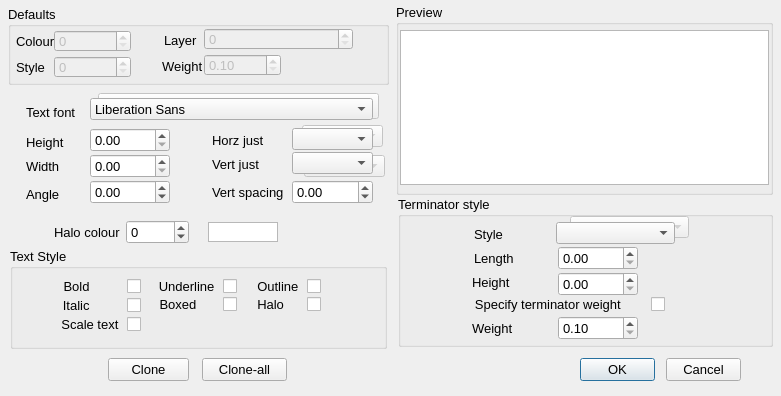
<?xml version="1.0" encoding="UTF-8"?>
<ui version="4.0">
 <class>Leader_Dialog</class>
 <widget class="QDialog" name="Leader_Dialog">
  <property name="geometry">
   <rect>
    <x>0</x>
    <y>0</y>
    <width>781</width>
    <height>396</height>
   </rect>
  </property>
  <property name="sizePolicy">
   <sizepolicy hsizetype="Preferred" vsizetype="Preferred">
    <horstretch>0</horstretch>
    <verstretch>0</verstretch>
   </sizepolicy>
  </property>
  <property name="minimumSize">
   <size>
    <width>781</width>
    <height>396</height>
   </size>
  </property>
  <property name="maximumSize">
   <size>
    <width>781</width>
    <height>396</height>
   </size>
  </property>
  <property name="font">
   <font>
    <pointsize>10</pointsize>
   </font>
  </property>
  <property name="windowTitle">
   <string>Leader options</string>
  </property>
  <widget class="QPushButton" name="_2">
   <property name="geometry">
    <rect>
     <x>666</x>
     <y>358</y>
     <width>75</width>
     <height>23</height>
    </rect>
   </property>
   <property name="font">
    <font>
     <family>Arial</family>
     <pointsize>10</pointsize>
    </font>
   </property>
   <property name="text">
    <string>Cancel</string>
   </property>
   <property name="autoDefault">
    <bool>false</bool>
   </property>
  </widget>
  <widget class="QPushButton" name="_1">
   <property name="geometry">
    <rect>
     <x>580</x>
     <y>358</y>
     <width>75</width>
     <height>23</height>
    </rect>
   </property>
   <property name="font">
    <font>
     <family>Arial</family>
     <pointsize>10</pointsize>
    </font>
   </property>
   <property name="text">
    <string>OK</string>
   </property>
   <property name="default">
    <bool>true</bool>
   </property>
  </widget>
  <widget class="QPushButton" name="_122">
   <property name="enabled">
    <bool>true</bool>
   </property>
   <property name="geometry">
    <rect>
     <x>108</x>
     <y>358</y>
     <width>81</width>
     <height>23</height>
    </rect>
   </property>
   <property name="font">
    <font>
     <family>Arial</family>
     <pointsize>10</pointsize>
    </font>
   </property>
   <property name="text">
    <string>Clone</string>
   </property>
  </widget>
  <widget class="QPushButton" name="_123">
   <property name="enabled">
    <bool>true</bool>
   </property>
   <property name="geometry">
    <rect>
     <x>202</x>
     <y>358</y>
     <width>85</width>
     <height>23</height>
    </rect>
   </property>
   <property name="font">
    <font>
     <family>Arial</family>
     <pointsize>10</pointsize>
    </font>
   </property>
   <property name="text">
    <string>Clone-all</string>
   </property>
  </widget>
  <widget class="QPushButton" name="_1004">
   <property name="geometry">
    <rect>
     <x>292</x>
     <y>220</y>
     <width>24</width>
     <height>24</height>
    </rect>
   </property>
   <property name="font">
    <font>
     <family>Arial</family>
     <pointsize>10</pointsize>
    </font>
   </property>
   <property name="mouseTracking">
    <bool>false</bool>
   </property>
   <property name="toolTip">
    <string>Select Colour</string>
   </property>
   <property name="text">
    <string/>
   </property>
   <property name="icon">
    <iconset resource="../RealCAD.qrc">
     <normaloff>:/images/PROPERTIES-colours.svg</normaloff>:/images/PROPERTIES-colours.svg</iconset>
   </property>
   <property name="iconSize">
    <size>
     <width>20</width>
     <height>20</height>
    </size>
   </property>
   <property name="autoDefault">
    <bool>false</bool>
   </property>
   <property name="flat">
    <bool>true</bool>
   </property>
  </widget>
  <widget class="QComboBox" name="_104">
   <property name="geometry">
    <rect>
     <x>292</x>
     <y>128</y>
     <width>81</width>
     <height>22</height>
    </rect>
   </property>
   <property name="font">
    <font>
     <family>Arial</family>
     <pointsize>10</pointsize>
    </font>
   </property>
  </widget>
  <widget class="QGroupBox" name="groupBox">
   <property name="geometry">
    <rect>
     <x>398</x>
     <y>196</y>
     <width>375</width>
     <height>151</height>
    </rect>
   </property>
   <property name="font">
    <font>
     <family>Arial</family>
     <pointsize>10</pointsize>
    </font>
   </property>
   <property name="title">
    <string>Terminator style</string>
   </property>
   <widget class="QComboBox" name="_117">
    <property name="geometry">
     <rect>
      <x>158</x>
      <y>26</y>
      <width>119</width>
      <height>22</height>
     </rect>
    </property>
    <property name="font">
     <font>
      <family>Arial</family>
      <pointsize>10</pointsize>
     </font>
    </property>
   </widget>
   <widget class="QLabel" name="label_11">
    <property name="geometry">
     <rect>
      <x>76</x>
      <y>28</y>
      <width>77</width>
      <height>21</height>
     </rect>
    </property>
    <property name="font">
     <font>
      <family>Arial</family>
      <pointsize>10</pointsize>
     </font>
    </property>
    <property name="text">
     <string>Style</string>
    </property>
   </widget>
   <widget class="QLabel" name="label_12">
    <property name="geometry">
     <rect>
      <x>76</x>
      <y>52</y>
      <width>81</width>
      <height>21</height>
     </rect>
    </property>
    <property name="font">
     <font>
      <family>Arial</family>
      <pointsize>10</pointsize>
     </font>
    </property>
    <property name="text">
     <string>Length</string>
    </property>
   </widget>
   <widget class="QLabel" name="label_13">
    <property name="geometry">
     <rect>
      <x>74</x>
      <y>76</y>
      <width>81</width>
      <height>21</height>
     </rect>
    </property>
    <property name="font">
     <font>
      <family>Arial</family>
      <pointsize>10</pointsize>
     </font>
    </property>
    <property name="text">
     <string>Height</string>
    </property>
   </widget>
   <widget class="QCheckBox" name="_119">
    <property name="enabled">
     <bool>true</bool>
    </property>
    <property name="geometry">
     <rect>
      <x>68</x>
      <y>98</y>
      <width>199</width>
      <height>21</height>
     </rect>
    </property>
    <property name="font">
     <font>
      <family>Arial</family>
      <pointsize>10</pointsize>
     </font>
    </property>
    <property name="layoutDirection">
     <enum>Qt::RightToLeft</enum>
    </property>
    <property name="text">
     <string>Specify terminator weight       </string>
    </property>
    <property name="checkable">
     <bool>true</bool>
    </property>
    <property name="checked">
     <bool>false</bool>
    </property>
    <property name="tristate">
     <bool>false</bool>
    </property>
   </widget>
   <widget class="QLabel" name="label_14">
    <property name="geometry">
     <rect>
      <x>74</x>
      <y>122</y>
      <width>81</width>
      <height>21</height>
     </rect>
    </property>
    <property name="font">
     <font>
      <family>Arial</family>
      <pointsize>10</pointsize>
     </font>
    </property>
    <property name="text">
     <string>Weight</string>
    </property>
   </widget>
   <widget class="RCDoubleSpinBox" name="_118">
    <property name="geometry">
     <rect>
      <x>160</x>
      <y>50</y>
      <width>80</width>
      <height>24</height>
     </rect>
    </property>
    <property name="font">
     <font>
      <family>Arial</family>
      <pointsize>10</pointsize>
     </font>
    </property>
    <property name="maximum">
     <double>100000000.000000000000000</double>
    </property>
   </widget>
   <widget class="RCDoubleSpinBox" name="_120">
    <property name="geometry">
     <rect>
      <x>160</x>
      <y>76</y>
      <width>80</width>
      <height>24</height>
     </rect>
    </property>
    <property name="font">
     <font>
      <family>Arial</family>
      <pointsize>10</pointsize>
     </font>
    </property>
    <property name="maximum">
     <double>100000000.000000000000000</double>
    </property>
   </widget>
   <widget class="WeightSpinBox" name="_124">
    <property name="geometry">
     <rect>
      <x>160</x>
      <y>120</y>
      <width>80</width>
      <height>24</height>
     </rect>
    </property>
    <property name="font">
     <font>
      <family>Arial</family>
      <pointsize>10</pointsize>
     </font>
    </property>
    <property name="minimum">
     <double>0.100000000000000</double>
    </property>
    <property name="maximum">
     <double>3.000000000000000</double>
    </property>
    <property name="singleStep">
     <double>0.100000000000000</double>
    </property>
   </widget>
   <widget class="QPushButton" name="_1005">
    <property name="geometry">
     <rect>
      <x>244</x>
      <y>122</y>
      <width>24</width>
      <height>24</height>
     </rect>
    </property>
    <property name="font">
     <font>
      <family>Arial</family>
      <pointsize>10</pointsize>
     </font>
    </property>
    <property name="toolTip">
     <string>Select Weight</string>
    </property>
    <property name="statusTip">
     <string/>
    </property>
    <property name="text">
     <string/>
    </property>
    <property name="icon">
     <iconset resource="../RealCAD.qrc">
      <normaloff>:/images/PROPERTIES-weights.svg</normaloff>:/images/PROPERTIES-weights.svg</iconset>
    </property>
    <property name="iconSize">
     <size>
      <width>20</width>
      <height>20</height>
     </size>
    </property>
    <property name="autoDefault">
     <bool>false</bool>
    </property>
    <property name="flat">
     <bool>true</bool>
    </property>
   </widget>
   <widget class="QComboBox" name="_217">
    <property name="enabled">
     <bool>false</bool>
    </property>
    <property name="geometry">
     <rect>
      <x>172</x>
      <y>20</y>
      <width>119</width>
      <height>22</height>
     </rect>
    </property>
    <property name="font">
     <font>
      <family>Arial</family>
      <pointsize>10</pointsize>
     </font>
    </property>
   </widget>
   <zorder>_217</zorder>
   <zorder>_117</zorder>
   <zorder>label_11</zorder>
   <zorder>label_12</zorder>
   <zorder>label_13</zorder>
   <zorder>_119</zorder>
   <zorder>label_14</zorder>
   <zorder>_118</zorder>
   <zorder>_120</zorder>
   <zorder>_124</zorder>
   <zorder>_1005</zorder>
  </widget>
  <widget class="QLabel" name="label_3">
   <property name="geometry">
    <rect>
     <x>26</x>
     <y>132</y>
     <width>46</width>
     <height>21</height>
    </rect>
   </property>
   <property name="font">
    <font>
     <family>Arial</family>
     <pointsize>10</pointsize>
    </font>
   </property>
   <property name="text">
    <string>Height</string>
   </property>
  </widget>
  <widget class="QGroupBox" name="groupBox_4">
   <property name="geometry">
    <rect>
     <x>10</x>
     <y>248</y>
     <width>377</width>
     <height>101</height>
    </rect>
   </property>
   <property name="font">
    <font>
     <family>Arial</family>
     <pointsize>10</pointsize>
    </font>
   </property>
   <property name="title">
    <string>Text Style</string>
   </property>
   <widget class="QCheckBox" name="_110">
    <property name="geometry">
     <rect>
      <x>48</x>
      <y>28</y>
      <width>83</width>
      <height>20</height>
     </rect>
    </property>
    <property name="font">
     <font>
      <family>Arial</family>
      <pointsize>10</pointsize>
     </font>
    </property>
    <property name="layoutDirection">
     <enum>Qt::RightToLeft</enum>
    </property>
    <property name="text">
     <string>Bold         </string>
    </property>
   </widget>
   <widget class="QCheckBox" name="_111">
    <property name="geometry">
     <rect>
      <x>144</x>
      <y>28</y>
      <width>83</width>
      <height>20</height>
     </rect>
    </property>
    <property name="font">
     <font>
      <family>Arial</family>
      <pointsize>10</pointsize>
     </font>
    </property>
    <property name="layoutDirection">
     <enum>Qt::RightToLeft</enum>
    </property>
    <property name="text">
     <string>Underline </string>
    </property>
   </widget>
   <widget class="QCheckBox" name="_112">
    <property name="geometry">
     <rect>
      <x>242</x>
      <y>28</y>
      <width>69</width>
      <height>20</height>
     </rect>
    </property>
    <property name="font">
     <font>
      <family>Arial</family>
      <pointsize>10</pointsize>
     </font>
    </property>
    <property name="layoutDirection">
     <enum>Qt::RightToLeft</enum>
    </property>
    <property name="text">
     <string>Outline </string>
    </property>
   </widget>
   <widget class="QCheckBox" name="_114">
    <property name="geometry">
     <rect>
      <x>48</x>
      <y>47</y>
      <width>83</width>
      <height>20</height>
     </rect>
    </property>
    <property name="font">
     <font>
      <family>Arial</family>
      <pointsize>10</pointsize>
     </font>
    </property>
    <property name="layoutDirection">
     <enum>Qt::RightToLeft</enum>
    </property>
    <property name="text">
     <string>Italic         </string>
    </property>
   </widget>
   <widget class="QCheckBox" name="_115">
    <property name="geometry">
     <rect>
      <x>144</x>
      <y>46</y>
      <width>83</width>
      <height>20</height>
     </rect>
    </property>
    <property name="font">
     <font>
      <family>Arial</family>
      <pointsize>10</pointsize>
     </font>
    </property>
    <property name="layoutDirection">
     <enum>Qt::RightToLeft</enum>
    </property>
    <property name="text">
     <string>Boxed      </string>
    </property>
   </widget>
   <widget class="QCheckBox" name="_116">
    <property name="geometry">
     <rect>
      <x>242</x>
      <y>46</y>
      <width>69</width>
      <height>20</height>
     </rect>
    </property>
    <property name="font">
     <font>
      <family>Arial</family>
      <pointsize>10</pointsize>
     </font>
    </property>
    <property name="layoutDirection">
     <enum>Qt::RightToLeft</enum>
    </property>
    <property name="text">
     <string>Halo     </string>
    </property>
   </widget>
   <widget class="QCheckBox" name="_121">
    <property name="geometry">
     <rect>
      <x>48</x>
      <y>66</y>
      <width>83</width>
      <height>20</height>
     </rect>
    </property>
    <property name="font">
     <font>
      <family>Arial</family>
      <pointsize>10</pointsize>
     </font>
    </property>
    <property name="layoutDirection">
     <enum>Qt::RightToLeft</enum>
    </property>
    <property name="text">
     <string>Scale text </string>
    </property>
   </widget>
  </widget>
  <widget class="RCDoubleSpinBox" name="_105">
   <property name="geometry">
    <rect>
     <x>90</x>
     <y>128</y>
     <width>80</width>
     <height>24</height>
    </rect>
   </property>
   <property name="font">
    <font>
     <family>Arial</family>
     <pointsize>10</pointsize>
    </font>
   </property>
   <property name="maximum">
    <double>100000000.000000000000000</double>
   </property>
  </widget>
  <widget class="QGroupBox" name="groupBox_3">
   <property name="geometry">
    <rect>
     <x>8</x>
     <y>6</y>
     <width>381</width>
     <height>79</height>
    </rect>
   </property>
   <property name="font">
    <font>
     <family>Arial</family>
     <pointsize>10</pointsize>
    </font>
   </property>
   <property name="title">
    <string>Defaults</string>
   </property>
   <widget class="QPushButton" name="_1002">
    <property name="enabled">
     <bool>false</bool>
    </property>
    <property name="geometry">
     <rect>
      <x>124</x>
      <y>49</y>
      <width>24</width>
      <height>24</height>
     </rect>
    </property>
    <property name="font">
     <font>
      <family>Arial</family>
      <pointsize>10</pointsize>
     </font>
    </property>
    <property name="toolTip">
     <string>Select Style</string>
    </property>
    <property name="statusTip">
     <string/>
    </property>
    <property name="text">
     <string/>
    </property>
    <property name="icon">
     <iconset resource="../RealCAD.qrc">
      <normaloff>:/images/PROPERTIES-styles.svg</normaloff>:/images/PROPERTIES-styles.svg</iconset>
    </property>
    <property name="iconSize">
     <size>
      <width>20</width>
      <height>20</height>
     </size>
    </property>
    <property name="autoDefault">
     <bool>false</bool>
    </property>
    <property name="flat">
     <bool>true</bool>
    </property>
   </widget>
   <widget class="QLabel" name="label_103">
    <property name="geometry">
     <rect>
      <x>154</x>
      <y>50</y>
      <width>41</width>
      <height>20</height>
     </rect>
    </property>
    <property name="font">
     <font>
      <family>Arial</family>
      <pointsize>10</pointsize>
     </font>
    </property>
    <property name="text">
     <string>Weight</string>
    </property>
   </widget>
   <widget class="QPushButton" name="_1001">
    <property name="enabled">
     <bool>false</bool>
    </property>
    <property name="geometry">
     <rect>
      <x>346</x>
      <y>22</y>
      <width>24</width>
      <height>24</height>
     </rect>
    </property>
    <property name="font">
     <font>
      <family>Arial</family>
      <pointsize>10</pointsize>
     </font>
    </property>
    <property name="toolTip">
     <string>Select Layer</string>
    </property>
    <property name="statusTip">
     <string/>
    </property>
    <property name="text">
     <string/>
    </property>
    <property name="icon">
     <iconset resource="../RealCAD.qrc">
      <normaloff>:/images/PROPERTIES-layers.svg</normaloff>:/images/PROPERTIES-layers.svg</iconset>
    </property>
    <property name="iconSize">
     <size>
      <width>20</width>
      <height>20</height>
     </size>
    </property>
    <property name="autoDefault">
     <bool>false</bool>
    </property>
    <property name="flat">
     <bool>true</bool>
    </property>
   </widget>
   <widget class="QSpinBox" name="_102">
    <property name="enabled">
     <bool>false</bool>
    </property>
    <property name="geometry">
     <rect>
      <x>46</x>
      <y>50</y>
      <width>77</width>
      <height>22</height>
     </rect>
    </property>
    <property name="font">
     <font>
      <family>Arial</family>
      <pointsize>10</pointsize>
     </font>
    </property>
    <property name="maximum">
     <number>255</number>
    </property>
   </widget>
   <widget class="QLabel" name="label_100">
    <property name="geometry">
     <rect>
      <x>8</x>
      <y>25</y>
      <width>41</width>
      <height>20</height>
     </rect>
    </property>
    <property name="font">
     <font>
      <family>Arial</family>
      <pointsize>10</pointsize>
     </font>
    </property>
    <property name="text">
     <string>Colour</string>
    </property>
   </widget>
   <widget class="QLabel" name="label_102">
    <property name="geometry">
     <rect>
      <x>8</x>
      <y>51</y>
      <width>39</width>
      <height>20</height>
     </rect>
    </property>
    <property name="font">
     <font>
      <family>Arial</family>
      <pointsize>10</pointsize>
     </font>
    </property>
    <property name="text">
     <string>Style</string>
    </property>
   </widget>
   <widget class="QPushButton" name="_1000">
    <property name="enabled">
     <bool>false</bool>
    </property>
    <property name="geometry">
     <rect>
      <x>124</x>
      <y>23</y>
      <width>24</width>
      <height>24</height>
     </rect>
    </property>
    <property name="font">
     <font>
      <family>Arial</family>
      <pointsize>10</pointsize>
     </font>
    </property>
    <property name="toolTip">
     <string>Select Colour</string>
    </property>
    <property name="text">
     <string/>
    </property>
    <property name="icon">
     <iconset resource="../RealCAD.qrc">
      <normaloff>:/images/PROPERTIES-colours.svg</normaloff>:/images/PROPERTIES-colours.svg</iconset>
    </property>
    <property name="iconSize">
     <size>
      <width>20</width>
      <height>20</height>
     </size>
    </property>
    <property name="autoDefault">
     <bool>false</bool>
    </property>
    <property name="flat">
     <bool>true</bool>
    </property>
   </widget>
   <widget class="QSpinBox" name="_100">
    <property name="enabled">
     <bool>false</bool>
    </property>
    <property name="geometry">
     <rect>
      <x>46</x>
      <y>24</y>
      <width>77</width>
      <height>22</height>
     </rect>
    </property>
    <property name="font">
     <font>
      <family>Arial</family>
      <pointsize>10</pointsize>
     </font>
    </property>
    <property name="specialValueText">
     <string/>
    </property>
    <property name="maximum">
     <number>255</number>
    </property>
   </widget>
   <widget class="WeightSpinBox" name="_103">
    <property name="enabled">
     <bool>false</bool>
    </property>
    <property name="geometry">
     <rect>
      <x>196</x>
      <y>48</y>
      <width>77</width>
      <height>22</height>
     </rect>
    </property>
    <property name="font">
     <font>
      <family>Arial</family>
      <pointsize>10</pointsize>
     </font>
    </property>
    <property name="specialValueText">
     <string/>
    </property>
    <property name="minimum">
     <double>0.100000000000000</double>
    </property>
    <property name="maximum">
     <double>3.000000000000000</double>
    </property>
    <property name="singleStep">
     <double>0.100000000000000</double>
    </property>
   </widget>
   <widget class="LayerSpinBox" name="_101">
    <property name="enabled">
     <bool>false</bool>
    </property>
    <property name="geometry">
     <rect>
      <x>196</x>
      <y>22</y>
      <width>149</width>
      <height>22</height>
     </rect>
    </property>
    <property name="font">
     <font>
      <family>Arial</family>
      <pointsize>10</pointsize>
     </font>
    </property>
    <property name="suffix">
     <string/>
    </property>
    <property name="maximum">
     <number>2049</number>
    </property>
   </widget>
   <widget class="QPushButton" name="_1003">
    <property name="enabled">
     <bool>false</bool>
    </property>
    <property name="geometry">
     <rect>
      <x>274</x>
      <y>48</y>
      <width>24</width>
      <height>24</height>
     </rect>
    </property>
    <property name="font">
     <font>
      <family>Arial</family>
      <pointsize>10</pointsize>
     </font>
    </property>
    <property name="toolTip">
     <string>Select Weight</string>
    </property>
    <property name="statusTip">
     <string/>
    </property>
    <property name="text">
     <string/>
    </property>
    <property name="icon">
     <iconset resource="../RealCAD.qrc">
      <normaloff>:/images/PROPERTIES-weights.svg</normaloff>:/images/PROPERTIES-weights.svg</iconset>
    </property>
    <property name="iconSize">
     <size>
      <width>20</width>
      <height>20</height>
     </size>
    </property>
    <property name="autoDefault">
     <bool>false</bool>
    </property>
    <property name="flat">
     <bool>true</bool>
    </property>
   </widget>
   <widget class="QLabel" name="label_101">
    <property name="geometry">
     <rect>
      <x>156</x>
      <y>24</y>
      <width>35</width>
      <height>20</height>
     </rect>
    </property>
    <property name="font">
     <font>
      <family>Arial</family>
      <pointsize>10</pointsize>
     </font>
    </property>
    <property name="text">
     <string>Layer</string>
    </property>
   </widget>
  </widget>
  <widget class="QLabel" name="label_7">
   <property name="geometry">
    <rect>
     <x>26</x>
     <y>102</y>
     <width>59</width>
     <height>21</height>
    </rect>
   </property>
   <property name="font">
    <font>
     <family>Arial</family>
     <pointsize>10</pointsize>
    </font>
   </property>
   <property name="text">
    <string>Text font</string>
   </property>
  </widget>
  <widget class="RCDoubleSpinBox" name="_109">
   <property name="geometry">
    <rect>
     <x>90</x>
     <y>180</y>
     <width>80</width>
     <height>24</height>
    </rect>
   </property>
   <property name="font">
    <font>
     <family>Arial</family>
     <pointsize>10</pointsize>
    </font>
   </property>
   <property name="minimum">
    <double>-360.000000000000000</double>
   </property>
   <property name="maximum">
    <double>360.000000000000000</double>
   </property>
  </widget>
  <widget class="QLabel" name="label_6">
   <property name="geometry">
    <rect>
     <x>212</x>
     <y>154</y>
     <width>67</width>
     <height>21</height>
    </rect>
   </property>
   <property name="font">
    <font>
     <family>Arial</family>
     <pointsize>10</pointsize>
    </font>
   </property>
   <property name="text">
    <string>Vert just</string>
   </property>
  </widget>
  <widget class="QFontComboBox" name="_1033">
   <property name="geometry">
    <rect>
     <x>90</x>
     <y>98</y>
     <width>283</width>
     <height>22</height>
    </rect>
   </property>
   <property name="font">
    <font>
     <family>Arial</family>
     <pointsize>10</pointsize>
    </font>
   </property>
   <property name="editable">
    <bool>false</bool>
   </property>
   <property name="maxVisibleItems">
    <number>20</number>
   </property>
   <property name="frame">
    <bool>true</bool>
   </property>
   <property name="currentFont">
    <font>
     <family>Arial</family>
    </font>
   </property>
  </widget>
  <widget class="RCDoubleSpinBox" name="_106">
   <property name="geometry">
    <rect>
     <x>90</x>
     <y>154</y>
     <width>80</width>
     <height>24</height>
    </rect>
   </property>
   <property name="font">
    <font>
     <family>Arial</family>
     <pointsize>10</pointsize>
    </font>
   </property>
   <property name="maximum">
    <double>100000000.000000000000000</double>
   </property>
   <property name="singleStep">
    <double>0.100000000000000</double>
   </property>
  </widget>
  <widget class="QLabel" name="label_9">
   <property name="geometry">
    <rect>
     <x>212</x>
     <y>182</y>
     <width>71</width>
     <height>21</height>
    </rect>
   </property>
   <property name="font">
    <font>
     <family>Arial</family>
     <pointsize>10</pointsize>
    </font>
   </property>
   <property name="text">
    <string>Vert spacing</string>
   </property>
  </widget>
  <widget class="QLabel" name="label_10">
   <property name="geometry">
    <rect>
     <x>54</x>
     <y>222</y>
     <width>69</width>
     <height>21</height>
    </rect>
   </property>
   <property name="font">
    <font>
     <family>Arial</family>
     <pointsize>10</pointsize>
    </font>
   </property>
   <property name="text">
    <string>Halo colour</string>
   </property>
  </widget>
  <widget class="QComboBox" name="_108">
   <property name="geometry">
    <rect>
     <x>292</x>
     <y>152</y>
     <width>81</width>
     <height>22</height>
    </rect>
   </property>
   <property name="font">
    <font>
     <family>Arial</family>
     <pointsize>10</pointsize>
    </font>
   </property>
  </widget>
  <widget class="RCDoubleSpinBox" name="_107">
   <property name="geometry">
    <rect>
     <x>292</x>
     <y>180</y>
     <width>81</width>
     <height>24</height>
    </rect>
   </property>
   <property name="font">
    <font>
     <family>Arial</family>
     <pointsize>10</pointsize>
    </font>
   </property>
   <property name="minimum">
    <double>-100000000.000000000000000</double>
   </property>
   <property name="maximum">
    <double>100000000.000000000000000</double>
   </property>
   <property name="singleStep">
    <double>0.100000000000000</double>
   </property>
  </widget>
  <widget class="QLabel" name="label_8">
   <property name="geometry">
    <rect>
     <x>26</x>
     <y>184</y>
     <width>46</width>
     <height>21</height>
    </rect>
   </property>
   <property name="font">
    <font>
     <family>Arial</family>
     <pointsize>10</pointsize>
    </font>
   </property>
   <property name="text">
    <string>Angle</string>
   </property>
  </widget>
  <widget class="QSpinBox" name="_125">
   <property name="geometry">
    <rect>
     <x>126</x>
     <y>220</y>
     <width>63</width>
     <height>24</height>
    </rect>
   </property>
   <property name="font">
    <font>
     <family>Arial</family>
     <pointsize>10</pointsize>
    </font>
   </property>
   <property name="wrapping">
    <bool>true</bool>
   </property>
   <property name="maximum">
    <number>255</number>
   </property>
  </widget>
  <widget class="QLabel" name="label_4">
   <property name="geometry">
    <rect>
     <x>212</x>
     <y>130</y>
     <width>69</width>
     <height>21</height>
    </rect>
   </property>
   <property name="font">
    <font>
     <family>Arial</family>
     <pointsize>10</pointsize>
    </font>
   </property>
   <property name="text">
    <string>Horz just</string>
   </property>
  </widget>
  <widget class="QLabel" name="label_5">
   <property name="geometry">
    <rect>
     <x>26</x>
     <y>156</y>
     <width>46</width>
     <height>21</height>
    </rect>
   </property>
   <property name="font">
    <font>
     <family>Arial</family>
     <pointsize>10</pointsize>
    </font>
   </property>
   <property name="text">
    <string>Width</string>
   </property>
  </widget>
  <widget class="QComboBox" name="_2033">
   <property name="enabled">
    <bool>false</bool>
   </property>
   <property name="geometry">
    <rect>
     <x>98</x>
     <y>93</y>
     <width>281</width>
     <height>26</height>
    </rect>
   </property>
   <property name="currentIndex">
    <number>-1</number>
   </property>
  </widget>
  <widget class="QComboBox" name="_204">
   <property name="enabled">
    <bool>false</bool>
   </property>
   <property name="geometry">
    <rect>
     <x>302</x>
     <y>125</y>
     <width>81</width>
     <height>22</height>
    </rect>
   </property>
   <property name="font">
    <font>
     <family>Arial</family>
     <pointsize>10</pointsize>
    </font>
   </property>
  </widget>
  <widget class="QComboBox" name="_208">
   <property name="enabled">
    <bool>false</bool>
   </property>
   <property name="geometry">
    <rect>
     <x>304</x>
     <y>155</y>
     <width>81</width>
     <height>22</height>
    </rect>
   </property>
   <property name="font">
    <font>
     <family>Arial</family>
     <pointsize>10</pointsize>
    </font>
   </property>
  </widget>
  <widget class="QGroupBox" name="groupBox_2">
   <property name="geometry">
    <rect>
     <x>396</x>
     <y>4</y>
     <width>377</width>
     <height>191</height>
    </rect>
   </property>
   <property name="title">
    <string>Preview</string>
   </property>
   <widget class="QGraphicsView" name="_113">
    <property name="geometry">
     <rect>
      <x>4</x>
      <y>26</y>
      <width>369</width>
      <height>155</height>
     </rect>
    </property>
    <property name="font">
     <font>
      <pointsize>10</pointsize>
     </font>
    </property>
    <property name="verticalScrollBarPolicy">
     <enum>Qt::ScrollBarAlwaysOff</enum>
    </property>
    <property name="horizontalScrollBarPolicy">
     <enum>Qt::ScrollBarAlwaysOff</enum>
    </property>
    <property name="interactive">
     <bool>false</bool>
    </property>
    <property name="sceneRect">
     <rectf>
      <x>0.000000000000000</x>
      <y>0.000000000000000</y>
      <width>375.000000000000000</width>
      <height>141.000000000000000</height>
     </rectf>
    </property>
    <property name="alignment">
     <set>Qt::AlignRight|Qt::AlignTop|Qt::AlignTrailing</set>
    </property>
    <property name="transformationAnchor">
     <enum>QGraphicsView::NoAnchor</enum>
    </property>
    <property name="resizeAnchor">
     <enum>QGraphicsView::NoAnchor</enum>
    </property>
    <property name="viewportUpdateMode">
     <enum>QGraphicsView::FullViewportUpdate</enum>
    </property>
   </widget>
  </widget>
  <widget class="QGraphicsView" name="graphicsView">
   <property name="geometry">
    <rect>
     <x>208</x>
     <y>222</y>
     <width>70</width>
     <height>20</height>
    </rect>
   </property>
  </widget>
  <zorder>_204</zorder>
  <zorder>_208</zorder>
  <zorder>_2033</zorder>
  <zorder>_2</zorder>
  <zorder>_1</zorder>
  <zorder>_122</zorder>
  <zorder>_123</zorder>
  <zorder>_1004</zorder>
  <zorder>_104</zorder>
  <zorder>groupBox</zorder>
  <zorder>label_3</zorder>
  <zorder>groupBox_4</zorder>
  <zorder>_105</zorder>
  <zorder>groupBox_3</zorder>
  <zorder>label_7</zorder>
  <zorder>_109</zorder>
  <zorder>label_6</zorder>
  <zorder>_1033</zorder>
  <zorder>_106</zorder>
  <zorder>label_9</zorder>
  <zorder>label_10</zorder>
  <zorder>_108</zorder>
  <zorder>_107</zorder>
  <zorder>label_8</zorder>
  <zorder>_125</zorder>
  <zorder>label_4</zorder>
  <zorder>label_5</zorder>
  <zorder>groupBox_2</zorder>
  <zorder>graphicsView</zorder>
 </widget>
 <customwidgets>
  <customwidget>
   <class>RCDoubleSpinBox</class>
   <extends>QDoubleSpinBox</extends>
   <header>../RealCADQt/source/rcdoublespinbox.h</header>
  </customwidget>
  <customwidget>
   <class>WeightSpinBox</class>
   <extends>QDoubleSpinBox</extends>
   <header>../RealCADQt/source/weightspinbox.h</header>
  </customwidget>
  <customwidget>
   <class>LayerSpinBox</class>
   <extends>QSpinBox</extends>
   <header>../RealCADQt/source/layerspinbox.h</header>
  </customwidget>
 </customwidgets>
 <tabstops>
  <tabstop>_100</tabstop>
  <tabstop>_1000</tabstop>
  <tabstop>_102</tabstop>
  <tabstop>_1002</tabstop>
  <tabstop>_103</tabstop>
  <tabstop>_1003</tabstop>
  <tabstop>_101</tabstop>
  <tabstop>_1001</tabstop>
  <tabstop>_1033</tabstop>
  <tabstop>_105</tabstop>
  <tabstop>_106</tabstop>
  <tabstop>_109</tabstop>
  <tabstop>_104</tabstop>
  <tabstop>_108</tabstop>
  <tabstop>_107</tabstop>
  <tabstop>_125</tabstop>
  <tabstop>_1004</tabstop>
  <tabstop>_110</tabstop>
  <tabstop>_114</tabstop>
  <tabstop>_121</tabstop>
  <tabstop>_111</tabstop>
  <tabstop>_115</tabstop>
  <tabstop>_112</tabstop>
  <tabstop>_116</tabstop>
  <tabstop>_117</tabstop>
  <tabstop>_118</tabstop>
  <tabstop>_120</tabstop>
  <tabstop>_119</tabstop>
  <tabstop>_124</tabstop>
  <tabstop>_1005</tabstop>
  <tabstop>_122</tabstop>
  <tabstop>_123</tabstop>
  <tabstop>_1</tabstop>
  <tabstop>_2</tabstop>
  <tabstop>_113</tabstop>
 </tabstops>
 <resources>
  <include location="../RealCAD.qrc"/>
 </resources>
 <connections/>
 <designerdata>
  <property name="gridDeltaX">
   <number>2</number>
  </property>
  <property name="gridDeltaY">
   <number>2</number>
  </property>
  <property name="gridSnapX">
   <bool>true</bool>
  </property>
  <property name="gridSnapY">
   <bool>true</bool>
  </property>
  <property name="gridVisible">
   <bool>true</bool>
  </property>
 </designerdata>
</ui>
